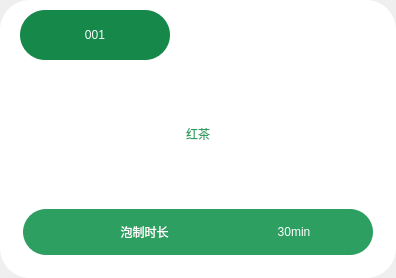
<?xml version="1.0" encoding="UTF-8"?>
<ui version="4.0">
 <class>Form</class>
 <widget class="QWidget" name="Form">
  <property name="geometry">
   <rect>
    <x>0</x>
    <y>0</y>
    <width>396</width>
    <height>278</height>
   </rect>
  </property>
  <property name="minimumSize">
   <size>
    <width>396</width>
    <height>278</height>
   </size>
  </property>
  <property name="maximumSize">
   <size>
    <width>396</width>
    <height>278</height>
   </size>
  </property>
  <property name="windowTitle">
   <string>Form</string>
  </property>
  <layout class="QHBoxLayout" name="horizontalLayout">
   <property name="spacing">
    <number>0</number>
   </property>
   <property name="leftMargin">
    <number>0</number>
   </property>
   <property name="topMargin">
    <number>0</number>
   </property>
   <property name="rightMargin">
    <number>0</number>
   </property>
   <property name="bottomMargin">
    <number>0</number>
   </property>
   <item>
    <widget class="QWidget" name="widget" native="true">
     <property name="styleSheet">
      <string notr="true">QWidget#widget{
	background-color:rgb(255, 255, 255);
	border-radius:30px;
}</string>
     </property>
     <layout class="QVBoxLayout" name="verticalLayout">
      <property name="spacing">
       <number>0</number>
      </property>
      <property name="leftMargin">
       <number>0</number>
      </property>
      <property name="topMargin">
       <number>0</number>
      </property>
      <property name="rightMargin">
       <number>0</number>
      </property>
      <property name="bottomMargin">
       <number>0</number>
      </property>
      <item>
       <widget class="QWidget" name="widget_2" native="true">
        <property name="minimumSize">
         <size>
          <width>0</width>
          <height>70</height>
         </size>
        </property>
        <property name="maximumSize">
         <size>
          <width>16777215</width>
          <height>70</height>
         </size>
        </property>
        <layout class="QHBoxLayout" name="horizontalLayout_2">
         <property name="leftMargin">
          <number>20</number>
         </property>
         <property name="topMargin">
          <number>6</number>
         </property>
         <property name="rightMargin">
          <number>19</number>
         </property>
         <property name="bottomMargin">
          <number>6</number>
         </property>
         <item>
          <widget class="QLabel" name="conduit_card_id_2">
           <property name="minimumSize">
            <size>
             <width>150</width>
             <height>50</height>
            </size>
           </property>
           <property name="maximumSize">
            <size>
             <width>150</width>
             <height>50</height>
            </size>
           </property>
           <property name="styleSheet">
            <string notr="true">background-color:rgb(21, 136, 74);
color:rgb(255, 255, 255);
border-radius:25px;</string>
           </property>
           <property name="text">
            <string>001</string>
           </property>
           <property name="alignment">
            <set>Qt::AlignCenter</set>
           </property>
          </widget>
         </item>
         <item>
          <spacer name="horizontalSpacer">
           <property name="orientation">
            <enum>Qt::Horizontal</enum>
           </property>
           <property name="sizeHint" stdset="0">
            <size>
             <width>170</width>
             <height>20</height>
            </size>
           </property>
          </spacer>
         </item>
        </layout>
       </widget>
      </item>
      <item>
       <widget class="QWidget" name="widget_3" native="true">
        <layout class="QVBoxLayout" name="verticalLayout_2">
         <property name="spacing">
          <number>0</number>
         </property>
         <property name="leftMargin">
          <number>0</number>
         </property>
         <property name="topMargin">
          <number>0</number>
         </property>
         <property name="rightMargin">
          <number>0</number>
         </property>
         <property name="bottomMargin">
          <number>0</number>
         </property>
         <item>
          <widget class="QWidget" name="widget_4" native="true">
           <property name="styleSheet">
            <string notr="true">QWidget#widget_4{
	background-color:transparent;
}</string>
           </property>
           <layout class="QHBoxLayout" name="horizontalLayout_3">
            <property name="leftMargin">
             <number>0</number>
            </property>
            <property name="topMargin">
             <number>0</number>
            </property>
            <property name="rightMargin">
             <number>0</number>
            </property>
            <property name="bottomMargin">
             <number>0</number>
            </property>
            <item>
             <spacer name="horizontalSpacer_2">
              <property name="orientation">
               <enum>Qt::Horizontal</enum>
              </property>
              <property name="sizeHint" stdset="0">
               <size>
                <width>98</width>
                <height>20</height>
               </size>
              </property>
             </spacer>
            </item>
            <item>
             <widget class="QLabel" name="conduit_card_name_2">
              <property name="styleSheet">
               <string notr="true">color:rgb(44, 159, 97);</string>
              </property>
              <property name="text">
               <string>红茶</string>
              </property>
             </widget>
            </item>
            <item>
             <spacer name="horizontalSpacer_3">
              <property name="orientation">
               <enum>Qt::Horizontal</enum>
              </property>
              <property name="sizeHint" stdset="0">
               <size>
                <width>97</width>
                <height>20</height>
               </size>
              </property>
             </spacer>
            </item>
           </layout>
          </widget>
         </item>
         <item>
          <widget class="QWidget" name="widget_6" native="true">
           <property name="sizePolicy">
            <sizepolicy hsizetype="Preferred" vsizetype="Fixed">
             <horstretch>0</horstretch>
             <verstretch>0</verstretch>
            </sizepolicy>
           </property>
           <property name="minimumSize">
            <size>
             <width>0</width>
             <height>80</height>
            </size>
           </property>
           <layout class="QHBoxLayout" name="horizontalLayout_5">
            <property name="topMargin">
             <number>0</number>
            </property>
            <property name="bottomMargin">
             <number>11</number>
            </property>
            <item>
             <widget class="QWidget" name="widget_7" native="true">
              <property name="minimumSize">
               <size>
                <width>350</width>
                <height>46</height>
               </size>
              </property>
              <property name="maximumSize">
               <size>
                <width>350</width>
                <height>46</height>
               </size>
              </property>
              <property name="styleSheet">
               <string notr="true">QWidget#widget_7{
	background-color:rgb(44, 159, 97);
	color:white;
	border-radius:23px;
	
}</string>
              </property>
              <layout class="QHBoxLayout" name="horizontalLayout_6">
               <property name="spacing">
                <number>11</number>
               </property>
               <property name="topMargin">
                <number>7</number>
               </property>
               <property name="rightMargin">
                <number>10</number>
               </property>
               <property name="bottomMargin">
                <number>8</number>
               </property>
               <item>
                <widget class="QLabel" name="label">
                 <property name="minimumSize">
                  <size>
                   <width>32</width>
                   <height>32</height>
                  </size>
                 </property>
                 <property name="maximumSize">
                  <size>
                   <width>32</width>
                   <height>32</height>
                  </size>
                 </property>
                 <property name="styleSheet">
                  <string notr="true">border-image: url(:/icon/icon_conduit_card_clock_white.png);</string>
                 </property>
                 <property name="text">
                  <string/>
                 </property>
                </widget>
               </item>
               <item>
                <widget class="QLabel" name="label_2">
                 <property name="styleSheet">
                  <string notr="true">color:white;</string>
                 </property>
                 <property name="text">
                  <string>泡制时长</string>
                 </property>
                 <property name="alignment">
                  <set>Qt::AlignCenter</set>
                 </property>
                </widget>
               </item>
               <item>
                <widget class="QLabel" name="expect_time">
                 <property name="styleSheet">
                  <string notr="true">color:white;</string>
                 </property>
                 <property name="text">
                  <string>30min</string>
                 </property>
                 <property name="alignment">
                  <set>Qt::AlignCenter</set>
                 </property>
                </widget>
               </item>
              </layout>
             </widget>
            </item>
           </layout>
          </widget>
         </item>
        </layout>
       </widget>
      </item>
     </layout>
    </widget>
   </item>
  </layout>
 </widget>
 <resources>
  <include location="../drawable/drawable.qrc"/>
 </resources>
 <connections/>
</ui>
